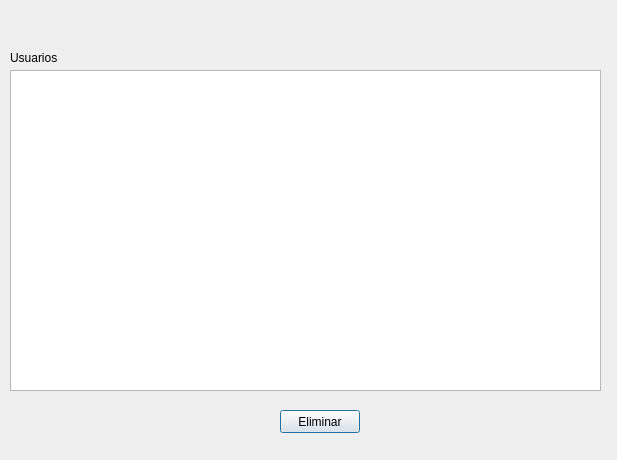
<?xml version="1.0" encoding="UTF-8"?>
<ui version="4.0">
 <class>ventanaQuitar</class>
 <widget class="QDialog" name="ventanaQuitar">
  <property name="geometry">
   <rect>
    <x>0</x>
    <y>0</y>
    <width>617</width>
    <height>460</height>
   </rect>
  </property>
  <property name="windowTitle">
   <string>Dialog</string>
  </property>
  <widget class="QLabel" name="label">
   <property name="geometry">
    <rect>
     <x>10</x>
     <y>50</y>
     <width>57</width>
     <height>15</height>
    </rect>
   </property>
   <property name="text">
    <string>Usuarios</string>
   </property>
  </widget>
  <widget class="QPushButton" name="Btn_Eliminar">
   <property name="geometry">
    <rect>
     <x>280</x>
     <y>410</y>
     <width>80</width>
     <height>23</height>
    </rect>
   </property>
   <property name="text">
    <string>Eliminar</string>
   </property>
  </widget>
  <widget class="QListWidget" name="listWidget">
   <property name="geometry">
    <rect>
     <x>10</x>
     <y>70</y>
     <width>591</width>
     <height>321</height>
    </rect>
   </property>
  </widget>
 </widget>
 <resources/>
 <connections/>
</ui>
